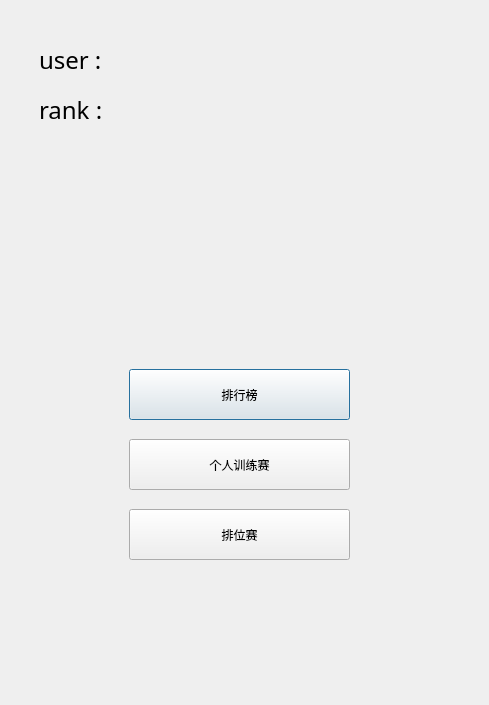
<?xml version="1.0" encoding="UTF-8"?>
<ui version="4.0">
 <class>StudyPower</class>
 <widget class="QDialog" name="StudyPower">
  <property name="geometry">
   <rect>
    <x>0</x>
    <y>0</y>
    <width>489</width>
    <height>705</height>
   </rect>
  </property>
  <property name="windowTitle">
   <string>Dialog</string>
  </property>
  <widget class="QStackedWidget" name="stackedWidget">
   <property name="geometry">
    <rect>
     <x>9</x>
     <y>9</y>
     <width>471</width>
     <height>691</height>
    </rect>
   </property>
   <property name="currentIndex">
    <number>0</number>
   </property>
   <widget class="QWidget" name="main_widget">
    <widget class="QLabel" name="main_username">
     <property name="geometry">
      <rect>
       <x>30</x>
       <y>20</y>
       <width>281</width>
       <height>61</height>
      </rect>
     </property>
     <property name="font">
      <font>
       <family>Adobe 黑体 Std R</family>
       <pointsize>18</pointsize>
      </font>
     </property>
     <property name="text">
      <string>user :</string>
     </property>
    </widget>
    <widget class="QLabel" name="main_rank_num">
     <property name="geometry">
      <rect>
       <x>30</x>
       <y>70</y>
       <width>271</width>
       <height>61</height>
      </rect>
     </property>
     <property name="font">
      <font>
       <family>Adobe 黑体 Std R</family>
       <pointsize>18</pointsize>
      </font>
     </property>
     <property name="text">
      <string>rank :</string>
     </property>
    </widget>
    <widget class="QPushButton" name="main_ranking_list">
     <property name="geometry">
      <rect>
       <x>120</x>
       <y>360</y>
       <width>221</width>
       <height>51</height>
      </rect>
     </property>
     <property name="text">
      <string>排行榜</string>
     </property>
    </widget>
    <widget class="QPushButton" name="main_train">
     <property name="geometry">
      <rect>
       <x>120</x>
       <y>430</y>
       <width>221</width>
       <height>51</height>
      </rect>
     </property>
     <property name="text">
      <string>个人训练赛</string>
     </property>
    </widget>
    <widget class="QPushButton" name="main_rank">
     <property name="geometry">
      <rect>
       <x>120</x>
       <y>500</y>
       <width>221</width>
       <height>51</height>
      </rect>
     </property>
     <property name="text">
      <string>排位赛</string>
     </property>
    </widget>
   </widget>
   <widget class="QWidget" name="train_widget">
    <widget class="QLabel" name="label">
     <property name="geometry">
      <rect>
       <x>40</x>
       <y>130</y>
       <width>391</width>
       <height>71</height>
      </rect>
     </property>
     <property name="font">
      <font>
       <family>Arial</family>
       <pointsize>20</pointsize>
      </font>
     </property>
     <property name="text">
      <string>个人训练模式,共有五道题</string>
     </property>
    </widget>
    <widget class="QPushButton" name="train_suiji">
     <property name="geometry">
      <rect>
       <x>130</x>
       <y>330</y>
       <width>181</width>
       <height>51</height>
      </rect>
     </property>
     <property name="font">
      <font>
       <family>AcadEref</family>
       <pointsize>12</pointsize>
      </font>
     </property>
     <property name="text">
      <string>随机题库</string>
     </property>
    </widget>
    <widget class="QPushButton" name="train_lishi">
     <property name="geometry">
      <rect>
       <x>130</x>
       <y>390</y>
       <width>181</width>
       <height>51</height>
      </rect>
     </property>
     <property name="font">
      <font>
       <family>AcadEref</family>
       <pointsize>12</pointsize>
      </font>
     </property>
     <property name="text">
      <string>历史题库</string>
     </property>
    </widget>
    <widget class="QPushButton" name="train_changshi">
     <property name="geometry">
      <rect>
       <x>130</x>
       <y>450</y>
       <width>181</width>
       <height>51</height>
      </rect>
     </property>
     <property name="font">
      <font>
       <family>AcadEref</family>
       <pointsize>12</pointsize>
      </font>
     </property>
     <property name="text">
      <string>常识题库</string>
     </property>
    </widget>
    <widget class="QPushButton" name="train_gushi">
     <property name="geometry">
      <rect>
       <x>130</x>
       <y>510</y>
       <width>181</width>
       <height>51</height>
      </rect>
     </property>
     <property name="font">
      <font>
       <family>AcadEref</family>
       <pointsize>12</pointsize>
      </font>
     </property>
     <property name="text">
      <string>古诗题库</string>
     </property>
    </widget>
    <widget class="QPushButton" name="train_back">
     <property name="geometry">
      <rect>
       <x>330</x>
       <y>590</y>
       <width>111</width>
       <height>41</height>
      </rect>
     </property>
     <property name="font">
      <font>
       <family>AcadEref</family>
       <pointsize>12</pointsize>
      </font>
     </property>
     <property name="text">
      <string>返回</string>
     </property>
    </widget>
   </widget>
   <widget class="QWidget" name="train_run">
    <widget class="QLabel" name="train_question">
     <property name="geometry">
      <rect>
       <x>40</x>
       <y>90</y>
       <width>401</width>
       <height>261</height>
      </rect>
     </property>
     <property name="font">
      <font>
       <family>AcadEref</family>
       <pointsize>14</pointsize>
      </font>
     </property>
     <property name="text">
      <string>题目</string>
     </property>
     <property name="wordWrap">
      <bool>true</bool>
     </property>
    </widget>
    <widget class="QLCDNumber" name="train_lcdNumber">
     <property name="geometry">
      <rect>
       <x>313</x>
       <y>20</y>
       <width>121</width>
       <height>51</height>
      </rect>
     </property>
    </widget>
    <widget class="QLabel" name="train_right_answer">
     <property name="geometry">
      <rect>
       <x>30</x>
       <y>630</y>
       <width>391</width>
       <height>41</height>
      </rect>
     </property>
     <property name="text">
      <string/>
     </property>
    </widget>
    <widget class="QWidget" name="layoutWidget">
     <property name="geometry">
      <rect>
       <x>30</x>
       <y>430</y>
       <width>401</width>
       <height>191</height>
      </rect>
     </property>
     <layout class="QVBoxLayout" name="verticalLayout">
      <item>
       <widget class="QPushButton" name="train_A">
        <property name="text">
         <string>A</string>
        </property>
       </widget>
      </item>
      <item>
       <widget class="QPushButton" name="train_B">
        <property name="text">
         <string>B</string>
        </property>
       </widget>
      </item>
      <item>
       <widget class="QPushButton" name="train_C">
        <property name="text">
         <string>C</string>
        </property>
       </widget>
      </item>
      <item>
       <widget class="QPushButton" name="train_D">
        <property name="text">
         <string>D</string>
        </property>
       </widget>
      </item>
     </layout>
    </widget>
   </widget>
   <widget class="QWidget" name="train_result">
    <widget class="QLabel" name="label_2">
     <property name="geometry">
      <rect>
       <x>110</x>
       <y>50</y>
       <width>241</width>
       <height>151</height>
      </rect>
     </property>
     <property name="font">
      <font>
       <family>Adobe 黑体 Std R</family>
       <pointsize>24</pointsize>
      </font>
     </property>
     <property name="text">
      <string>     训练结束</string>
     </property>
    </widget>
    <widget class="QLabel" name="train_score">
     <property name="geometry">
      <rect>
       <x>40</x>
       <y>290</y>
       <width>381</width>
       <height>51</height>
      </rect>
     </property>
     <property name="font">
      <font>
       <family>AcadEref</family>
       <pointsize>16</pointsize>
      </font>
     </property>
     <property name="text">
      <string>训练结果</string>
     </property>
    </widget>
    <widget class="QPushButton" name="train_result_back">
     <property name="geometry">
      <rect>
       <x>330</x>
       <y>600</y>
       <width>111</width>
       <height>41</height>
      </rect>
     </property>
     <property name="font">
      <font>
       <family>AcadEref</family>
       <pointsize>12</pointsize>
      </font>
     </property>
     <property name="text">
      <string>返回</string>
     </property>
    </widget>
   </widget>
   <widget class="QWidget" name="rank_wait">
    <widget class="QLabel" name="label_3">
     <property name="geometry">
      <rect>
       <x>80</x>
       <y>140</y>
       <width>301</width>
       <height>151</height>
      </rect>
     </property>
     <property name="font">
      <font>
       <family>Adobe 黑体 Std R</family>
       <pointsize>24</pointsize>
      </font>
     </property>
     <property name="text">
      <string>等待匹配中. . .</string>
     </property>
    </widget>
   </widget>
   <widget class="QWidget" name="rank_match_result">
    <widget class="QLabel" name="label_4">
     <property name="geometry">
      <rect>
       <x>130</x>
       <y>50</y>
       <width>191</width>
       <height>71</height>
      </rect>
     </property>
     <property name="font">
      <font>
       <family>AcadEref</family>
       <pointsize>24</pointsize>
      </font>
     </property>
     <property name="text">
      <string>匹配成功</string>
     </property>
    </widget>
    <widget class="QLabel" name="rival_name">
     <property name="geometry">
      <rect>
       <x>30</x>
       <y>230</y>
       <width>371</width>
       <height>51</height>
      </rect>
     </property>
     <property name="font">
      <font>
       <family>Adobe 黑体 Std R</family>
       <pointsize>20</pointsize>
      </font>
     </property>
     <property name="text">
      <string>rival name:</string>
     </property>
    </widget>
    <widget class="QLabel" name="rival_rank">
     <property name="geometry">
      <rect>
       <x>30</x>
       <y>340</y>
       <width>371</width>
       <height>51</height>
      </rect>
     </property>
     <property name="font">
      <font>
       <family>Adobe 黑体 Std R</family>
       <pointsize>20</pointsize>
      </font>
     </property>
     <property name="text">
      <string>rival rank:</string>
     </property>
    </widget>
   </widget>
   <widget class="QWidget" name="rank_run">
    <widget class="QLCDNumber" name="rank_lcdNumber">
     <property name="geometry">
      <rect>
       <x>320</x>
       <y>30</y>
       <width>121</width>
       <height>51</height>
      </rect>
     </property>
    </widget>
    <widget class="QWidget" name="layoutWidget">
     <property name="geometry">
      <rect>
       <x>30</x>
       <y>440</y>
       <width>401</width>
       <height>191</height>
      </rect>
     </property>
     <layout class="QVBoxLayout" name="verticalLayout_2">
      <item>
       <widget class="QPushButton" name="rank_A">
        <property name="text">
         <string>A</string>
        </property>
       </widget>
      </item>
      <item>
       <widget class="QPushButton" name="rank_B">
        <property name="text">
         <string>B</string>
        </property>
       </widget>
      </item>
      <item>
       <widget class="QPushButton" name="rank_C">
        <property name="text">
         <string>C</string>
        </property>
       </widget>
      </item>
      <item>
       <widget class="QPushButton" name="rank_D">
        <property name="text">
         <string>D</string>
        </property>
       </widget>
      </item>
     </layout>
    </widget>
    <widget class="QLabel" name="rank_question">
     <property name="geometry">
      <rect>
       <x>30</x>
       <y>100</y>
       <width>411</width>
       <height>261</height>
      </rect>
     </property>
     <property name="font">
      <font>
       <family>AcadEref</family>
       <pointsize>14</pointsize>
      </font>
     </property>
     <property name="text">
      <string>题目</string>
     </property>
     <property name="wordWrap">
      <bool>true</bool>
     </property>
    </widget>
    <widget class="QLabel" name="rank_current_score">
     <property name="geometry">
      <rect>
       <x>10</x>
       <y>30</y>
       <width>231</width>
       <height>51</height>
      </rect>
     </property>
     <property name="font">
      <font>
       <family>Adobe 黑体 Std R</family>
       <pointsize>20</pointsize>
      </font>
     </property>
     <property name="text">
      <string>Score:</string>
     </property>
    </widget>
   </widget>
   <widget class="QWidget" name="rank_result">
    <widget class="QLabel" name="label_5">
     <property name="geometry">
      <rect>
       <x>140</x>
       <y>80</y>
       <width>201</width>
       <height>81</height>
      </rect>
     </property>
     <property name="font">
      <font>
       <family>AcadEref</family>
       <pointsize>24</pointsize>
      </font>
     </property>
     <property name="text">
      <string>排位结束</string>
     </property>
    </widget>
    <widget class="QLabel" name="rank_my_score">
     <property name="geometry">
      <rect>
       <x>60</x>
       <y>230</y>
       <width>331</width>
       <height>61</height>
      </rect>
     </property>
     <property name="font">
      <font>
       <family>AcadEref</family>
       <pointsize>20</pointsize>
      </font>
     </property>
     <property name="text">
      <string>我方得分:</string>
     </property>
    </widget>
    <widget class="QLabel" name="rank_rival_score">
     <property name="geometry">
      <rect>
       <x>60</x>
       <y>310</y>
       <width>331</width>
       <height>61</height>
      </rect>
     </property>
     <property name="font">
      <font>
       <family>AcadEref</family>
       <pointsize>20</pointsize>
      </font>
     </property>
     <property name="text">
      <string>对方得分:</string>
     </property>
    </widget>
    <widget class="QLabel" name="rank_my_result">
     <property name="geometry">
      <rect>
       <x>60</x>
       <y>390</y>
       <width>331</width>
       <height>61</height>
      </rect>
     </property>
     <property name="font">
      <font>
       <family>AcadEref</family>
       <pointsize>20</pointsize>
      </font>
     </property>
     <property name="text">
      <string>排位结果:</string>
     </property>
    </widget>
    <widget class="QPushButton" name="pushButton">
     <property name="geometry">
      <rect>
       <x>290</x>
       <y>590</y>
       <width>131</width>
       <height>51</height>
      </rect>
     </property>
     <property name="font">
      <font>
       <family>Adobe 黑体 Std R</family>
       <pointsize>16</pointsize>
      </font>
     </property>
     <property name="text">
      <string>返回</string>
     </property>
    </widget>
   </widget>
   <widget class="QWidget" name="rivallist">
    <widget class="QLabel" name="label_6">
     <property name="geometry">
      <rect>
       <x>150</x>
       <y>50</y>
       <width>151</width>
       <height>91</height>
      </rect>
     </property>
     <property name="font">
      <font>
       <family>Adobe 黑体 Std R</family>
       <pointsize>28</pointsize>
      </font>
     </property>
     <property name="text">
      <string>排行榜</string>
     </property>
    </widget>
    <widget class="QLabel" name="rival_first">
     <property name="geometry">
      <rect>
       <x>20</x>
       <y>230</y>
       <width>441</width>
       <height>71</height>
      </rect>
     </property>
     <property name="font">
      <font>
       <family>Adobe 黑体 Std R</family>
       <pointsize>24</pointsize>
      </font>
     </property>
     <property name="text">
      <string/>
     </property>
    </widget>
    <widget class="QLabel" name="rival_second">
     <property name="geometry">
      <rect>
       <x>10</x>
       <y>320</y>
       <width>461</width>
       <height>71</height>
      </rect>
     </property>
     <property name="font">
      <font>
       <family>Adobe 黑体 Std R</family>
       <pointsize>24</pointsize>
      </font>
     </property>
     <property name="text">
      <string/>
     </property>
    </widget>
    <widget class="QLabel" name="rival_third">
     <property name="geometry">
      <rect>
       <x>10</x>
       <y>420</y>
       <width>461</width>
       <height>71</height>
      </rect>
     </property>
     <property name="font">
      <font>
       <family>Adobe 黑体 Std R</family>
       <pointsize>24</pointsize>
      </font>
     </property>
     <property name="text">
      <string/>
     </property>
    </widget>
    <widget class="QPushButton" name="pushButton_2">
     <property name="geometry">
      <rect>
       <x>270</x>
       <y>560</y>
       <width>151</width>
       <height>61</height>
      </rect>
     </property>
     <property name="font">
      <font>
       <family>Adobe 黑体 Std R</family>
       <pointsize>20</pointsize>
      </font>
     </property>
     <property name="text">
      <string>返回</string>
     </property>
    </widget>
   </widget>
  </widget>
 </widget>
 <resources/>
 <connections/>
</ui>
